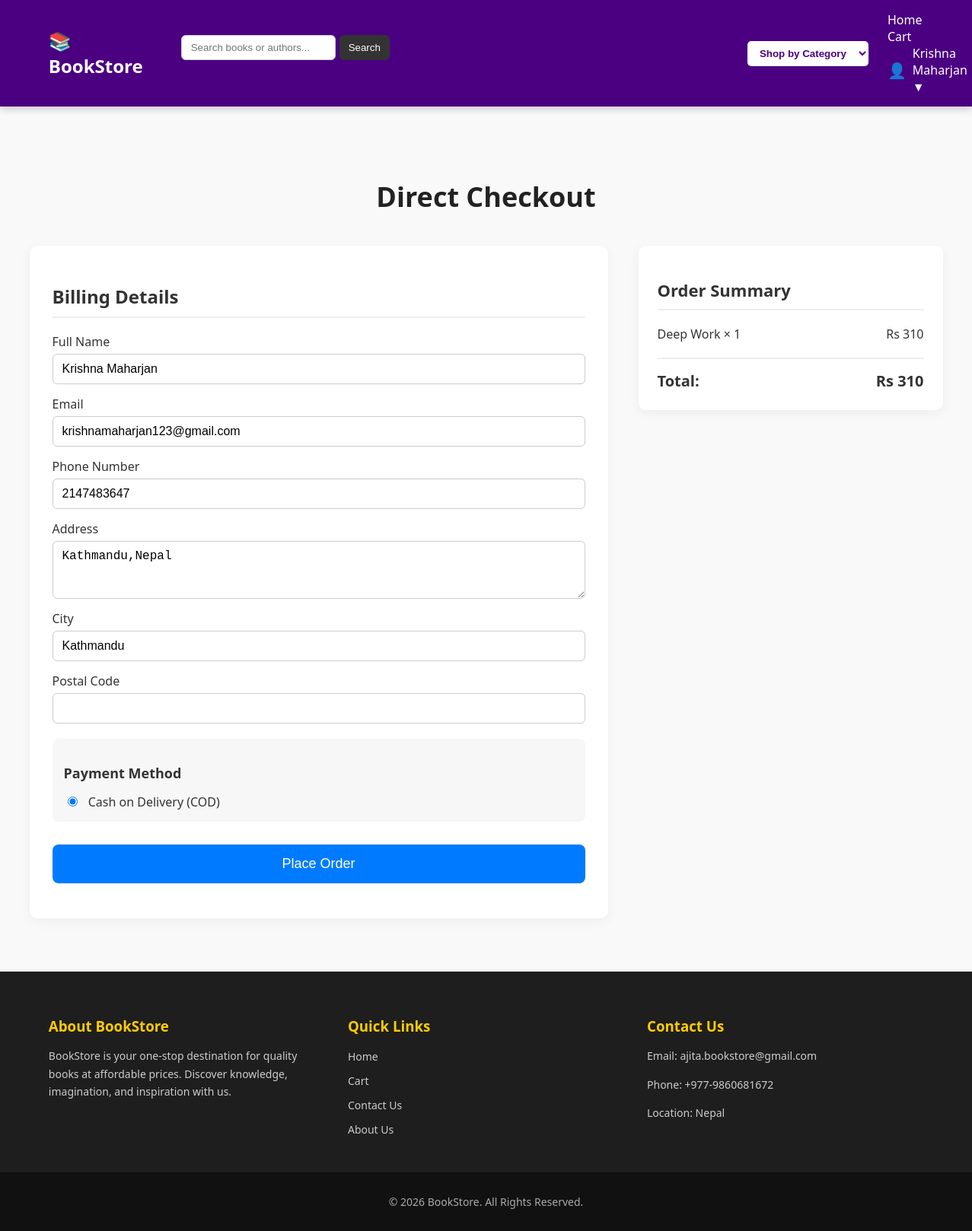
The app's page /pages/cart/single_checkout.php?book_id=30 (signed in) with its own data.
### tables this page shows
CREATE TABLE `users` (
  `id` int(11) NOT NULL,
  `name` varchar(100) NOT NULL,
  `email` varchar(100) NOT NULL,
  `password` varchar(255) NOT NULL,
  `phone` bigint(20) NOT NULL,
  `address` varchar(255) NOT NULL,
  `city` varchar(255) NOT NULL,
  `role` enum('user','admin') DEFAULT 'user',
  `created_at` timestamp NOT NULL DEFAULT current_timestamp()
);

CREATE TABLE `books` (
  `id` int(11) NOT NULL,
  `title` varchar(100) NOT NULL,
  `author` varchar(100) NOT NULL,
  `price` decimal(10,2) NOT NULL,
  `description` text NOT NULL,
  `image` varchar(255) NOT NULL,
  `created_at` timestamp NOT NULL DEFAULT current_timestamp() ON UPDATE current_timestamp(),
  `stock` int(11) DEFAULT 1,
  `category_id` int(11) NOT NULL
);

### pages/cart/single_checkout.php (the view, shortened to what this page needs)
<?php
include("../../includes/header.php");
$user_id = $_SESSION['user_id'];
$book_id = intval($_GET['book_id']);
$quantity = isset($_GET['qty']) ? intval($_GET['qty']) : 1;
$book_query = "SELECT * FROM books WHERE id = $book_id";
$book_result = mysqli_query($conn, $book_query);
$book = mysqli_fetch_assoc($book_result);
$order = [
    $book_id => [
        'title' => $book['title'],
        'price' => $book['price'],
        'quantity' => $quantity
    ]
];
$user_query = "SELECT * FROM users WHERE id = $user_id";
$user_result = mysqli_query($conn, $user_query);
if ($user_result && mysqli_num_rows($user_result) == 1) {
    $user = mysqli_fetch_assoc($user_result);
}
?>
<!DOCTYPE html>
<html lang="en">
<head>
    <link rel="stylesheet" href="/ECOMMERCE/assets/css/cart/checkout.css">
</head>
<body>
<div class="checkout-container">
    <h1 class="checkout-title">Direct Checkout</h1>
    <div class="checkout-layout">
        <div class="checkout-form">
            <h2>Billing Details</h2>
            <form action="../order/place_order_direct.php" method="POST">
                <label>Full Name</label>
                <input type="text" name="fullname" required value="<?php echo htmlspecialchars($user['name']); ?>">
                <label>Email</label>
                <input type="email" name="email" required value="<?php echo htmlspecialchars($user['email']); ?>">
                <label>Phone Number</label>
                <input type="text" name="phone" required value="<?php echo htmlspecialchars($user['phone']); ?>">
                <label>Address</label>
                <textarea name="address" rows="3" required><?php echo htmlspecialchars($user['address']); ?></textarea>
                <label>City</label>
                <input type="text" name="city" required value="<?php echo htmlspecialchars($user['city']); ?>">
                <label>Postal Code</label>
                <input type="text" name="pincode">
                <div class="payment-box">
                    <h3>Payment Method</h3>
                    <label class="radio-option">
                        <input type="radio" name="payment" value="COD" checked>
                        Cash on Delivery (COD)
                    </label>
                </div>
                <button type="submit" class="btn-place-order">Place Order</button>
            </form>
        </div>
        <div class="checkout-summary">
            <h2>Order Summary</h2>
            <div class="summary-items">
                <?php
                $total = 0;
                foreach ($order as $id => $item) {
                    $subtotal = $item['price'] * $item['quantity'];
                    $total += $subtotal;
                    echo "
                    <div class='summary-item'>
                        <span>{$item['title']} × {$item['quantity']}</span>
                        <span>Rs $subtotal</span>
                    </div>
                    ";
                }
                ?>
            </div>
            <div class="summary-total">
                <strong>Total:</strong>
                <strong>Rs <?php echo $total; ?></strong>
            </div>
        </div>
    </div>
</div>
</body>
</html>
<?php include("../../includes/footer.php"); ?>

### assets/css/cart/checkout.css (style rules this page uses)
body { font-family: 'Segoe UI', Tahoma, Geneva, Verdana, sans-serif; background-color: #f9f9f9; margin: 0; padding: 0; color: #333; }
.checkout-container { max-width: 1200px; margin: 50px auto; padding: 20px; }
.checkout-title { text-align: center; font-size: 36px; margin-bottom: 40px; color: #222; }
.checkout-layout { display: flex; gap: 40px; flex-wrap: wrap; }
.checkout-form { flex: 2; background-color: #fff; padding: 30px; border-radius: 10px; box-shadow: 0 4px 15px rgba(0, 0, 0, 0.05); }
.checkout-form h2 { margin-bottom: 20px; font-size: 24px; border-bottom: 2px solid #eee; padding-bottom: 10px; }
.checkout-form label { display: block; margin-top: 15px; font-weight: 500; }
.checkout-form input[type="text"], .checkout-form input[type="email"], .checkout-form textarea { width: 100%; padding: 10px 12px; margin-top: 5px; border: 1px solid #ccc; border-radius: 6px; font-size: 16px; transition: border 0.3s; }
.checkout-form textarea { resize: vertical; }
.payment-box { margin-top: 20px; padding: 15px; background-color: #f7f7f7; border-radius: 8px; }
.payment-box h3 { margin-bottom: 10px; font-size: 18px; }
.radio-option { display: block; margin-top: 10px; font-size: 16px; cursor: pointer; }
.radio-option input { margin-right: 10px; }
.btn-place-order { margin-top: 30px; width: 100%; padding: 15px; background-color: #007bff; color: #fff; border: none; font-size: 18px; border-radius: 8px; cursor: pointer; transition: background 0.3s; }
.checkout-summary { flex: 1; background-color: #fff; padding: 25px; border-radius: 10px; box-shadow: 0 4px 15px rgba(0, 0, 0, 0.05); min-width: 300px; height: fit-content; }
.checkout-summary h2 { font-size: 22px; margin-bottom: 20px; border-bottom: 2px solid #eee; padding-bottom: 10px; }
.summary-items { margin-bottom: 20px; }
.summary-item { display: flex; justify-content: space-between; margin-bottom: 12px; font-size: 16px; }
.summary-total { display: flex; justify-content: space-between; font-size: 20px; font-weight: bold; border-top: 2px solid #eee; padding-top: 15px; }

### records on screen
users: fullname "Krishna Maharjan", email "krishnamaharjan123@gmail.com", phone "2147483647", address "Kathmandu,Nepal", city "Kathmandu"
books: title "Deep Work", quantity "1", price "310"

### other values on screen
$_SESSION['name'] "Krishna Maharjan"
$total "310"
